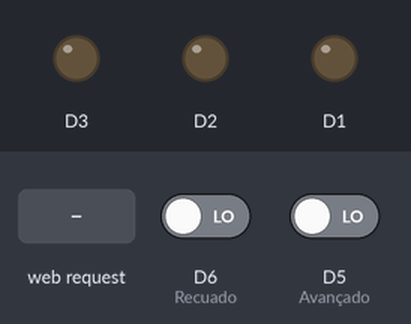
A sketch run on a simulated ESP8266 (Wemos D1 mini). Shown: output pins drawn as LEDs (lit = HIGH). Inputs (shaded band) come from the test bench; at power-on: D6 (Recuado) LOW, D5 (Avançado) LOW. What the sketch prints to the serial monitor is not drawn.

Above: at 1.2 s.
1.3 s: HTTP request GET /recuar received
At 1.9 s:
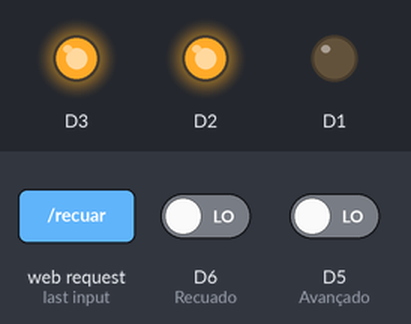
2.8 s: HTTP request GET /avancar received
At 3.1 s:
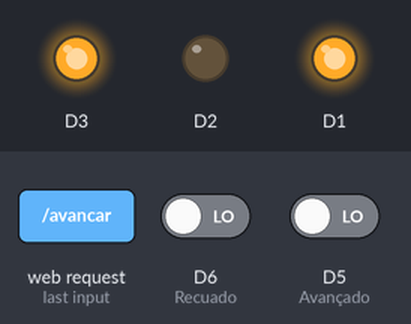
4.3 s: HTTP request GET /parar received
At 5.4 s:
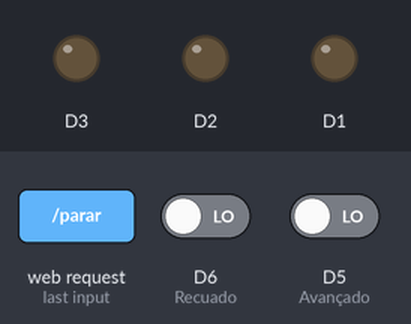
Timing chart, 0 to 7.3 s (numbered marks = the images above; inputs shaded):
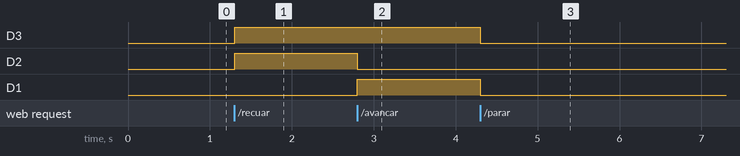

Measured:
- after the input at 1.3 s, D3, D2: LOW → HIGH at once
- after the input at 2.8 s, D2: HIGH → LOW at once; D1: LOW → HIGH at once
- after the input at 4.3 s, D3, D1: HIGH → LOW at once

The sketch:

ProjetoTCCAP.ino
```cpp
/*Aula: https://www.youtube.com/watch?v=P7zbMjrBehg&t=28s */

//Bibliotecas
#include <ESP8266WiFi.h>
//#include <WiFiClient.h>
#include <ESP8266WebServer.h>

//Váriáveis globais
bool flagAvancado = false;
bool flagRecuado = false;

const char* ssid = "TCC"; // Identificador da rede
const char* password = "tccplaca1"; //senha

WiFiServer server (80); //Inicializa o servidor na porta 80 com o objeto server

void setup() {
  Serial.begin(115200);

  pinMode(D1, OUTPUT);
  pinMode(D2, OUTPUT);
  pinMode(D3, OUTPUT);
  pinMode(D5, INPUT);//Avançado
  pinMode(D6, INPUT);//Recuado

  IPAddress staticIP(192, 168, 4, 2);//IP estático é exigido como parâmetro em WiFi.config
  IPAddress geteway(192, 168, 4, 1);//Gateway, IP que permite acesso ao Wemos
  IPAddress subnet(255, 255, 255, 0);//Subnet da rede

  WiFi.mode(WIFI_AP);//Deixa o Wemos no modo access point
  WiFi.softAP(ssid, password, 2, 0);//Identificados, senha, canal 2, não deixar a rede oculta 0
  WiFi.config(staticIP, geteway, subnet);//Configuração da rede

  server.begin();//Inicializar o servidor

  Serial.println("Server started");
  Serial.println(WiFi.softAPIP());//Imprime o gateway

  digitalWrite(D1, LOW);
  digitalWrite(D2, LOW);
  digitalWrite(D3, LOW);
}

void loop() {

  WiFiClient client = server.available();//Cria um objeto cliente e verifica se tem alguem disponível

  //Se não tiver cliente printa e retorna ao void loop
  if(!client){
    //Serial.println("Não tem cliente");
    //delay(2000);
    return;
  }

  //Enquanto o cliente não pedir nada printa e mantem no while. Se possivel usar millis e não delay
  while(!client.available()){
    //Serial.println("Tem cliente, aguardando requisição");
    delay(1);
  }
  String requisicao = client.readStringUntil('\r');//Lê tudo o que o cliente enviou
  /*Teste de tratamento da requisição ensinado na aula onde o link está na linha 1 do código
  Serial.println(requisicao.indexOf("/") + 1); retorna o valor do índice da string + 1
  Serial.println(requisicao.indexOf("HTTP") - 1); retorna o valor do índice string - 1
  Serial.println(requisicao.substring(requisicao.indexOf("/") + 1, requisicao.indexOf("HTTP") - 1));*/

  /* Teste de tratamento da requisição utilizando o exemplo com APPInventor
  requisicao.remove(0, 5);
  requisicao.remove(requisicao.length()-9, 9);
  Serial.println(requisicao);*/

  //Serial.println(requisicao);//192.168.4.1/ligar -> GET /ligar HTTP/1.1   192.168.4.1 -> GET / HTTP/1.1

  requisicao = requisicao.substring(requisicao.indexOf("/") + 1, requisicao.indexOf("HTTP") - 1);//Corta a string com o dado necessário para as decisões
  client.flush();//Limpa o client

  if(digitalRead(D5) == HIGH){
    flagAvancado = true;
  }else if(requisicao == "recuar" || digitalRead(D5) == LOW){
    flagAvancado = false;
  }
  if(digitalRead(D6) == HIGH){
    flagRecuado = true;
  }else if(requisicao == "avancar" || digitalRead(D6) == LOW){
    flagRecuado = false;
  }

  //-------------------------------Página html-----------------------------------------------------

  client.println("<!DOCTYPE html>");
  client.println("<html lang=\"pt-BR\">");
  client.println("<head>");
    client.println("<meta charset=\"UTF-8\">");
    client.println("<meta http-equiv=\"X-UA-Compatible\" content=\"IE=edge\">");
    client.println("<meta name=\"viewport\" content=\"width=device-width, initial-scale=1.0\">");
    client.println("<meta http-equiv=\"refresh\" content=\"1\">");
    client.println("<title>Interface de controle</title>");
    client.println("<link href=\"https://fonts.googleapis.com/css2?family=Ubuntu:wght 300&display=swap\" rel=\"stylesheet\">");
    client.println("<style>" );
      client.println("*{");
        client.println("margin: 0;");
        client.println("padding: 0;");
        client.println("box-sizing: border-box; font-family: 'Ubuntu', sans-serif;");
      client.println("}" );
      client.println("header");
      client.println("{");
        client.println("width: 100%;");
        client.println("background-color: mediumblue;");
        client.println("display: flex;");
        client.println("align-items: center;" );
      client.println("}");
      client.println("header .title");
      client.println("{");
        client.println("color: white;");
        client.println("font-size: 40px;");
        client.println("margin: auto;");
      client.println("}");
      client.println(".container");
      client.println("{");
        client.println("width: 100%;");
        client.println("max-width: 1300px;");
        client.println("margin: 0 auto;");
        client.println("display: flex;");
      client.println("}");
      client.println("section");
      client.println("{");
        client.println("background-color: rgb(29, 29, 37);");
        client.println("padding: 20px;");
      client.println("}");
      client.println("section .item-head");
      client.println("{");
        client.println("display: flex;");
        client.println("justify-content: space-between;");
      client.println("}");
      client.println("section .titulo");
      client.println("{");
        client.println("color: white;");
        client.println("font-size: 20px;");
      client.println("}");
      client.println(".on");
      client.println("{");
        client.println("font-size: 15px;");
        client.println("padding: 2px;");
        client.println("margin: auto;");
        client.println("background-color: rgb(20, 237, 20);");
      client.println("}");
      client.println(".off");
      client.println("{");
        client.println("font-size: 15px;");
        client.println("padding: 2px;");
        client.println("margin: auto;");
        client.println("background-color: rgb(237, 20, 20);");
      client.println("}");
      client.println("section .acoes");
      client.println("{");
        client.println("width: 100%;");
        client.println("padding-top: 20px;");
        client.println("display: flex;");
        client.println("justify-content: space-between;");
      client.println("}");
      client.println("section .acoes .avancar");
      client.println("{" );
        client.println("width: 50%;");
        client.println("height: 40px;");
        client.println("background-color: rgb(27, 163, 3);");
        client.println("display: flex;");
        client.println("justify-content: center;");
        client.println("align-items: center;");
        client.println("text-decoration: none;");
        client.println("font-size: 15px;");
        client.println("color: white;");
        client.println("margin-right: 10px;");
        client.println("transition: all 0.2s;");
      client.println("}");
      client.println("section .acoes .avancar:hover");
      client.println("{" );
        client.println("background-color: rgb(63, 155, 47);");
      client.println("}");
      client.println("section .acoes .pararavanco");
      client.println("{");
        client.println("width: 50%;");
        client.println("height: 40px;");
        client.println("background-color: rgb(163, 3, 3);");
        client.println("display: flex; justify-content: center;");
        client.println("align-items: center;");
        client.println("text-decoration: none;");
        client.println("font-size: 15px;");
        client.println("color: white;");
        client.println("margin-left: 10px;");
        client.println("transition: all 0.2s;" );
      client.println("}");
      client.println("section .acoes .pararavanco:hover");
      client.println("{");
        client.println("background-color: rgb(161, 55, 55);");
      client.println("}");
      client.println("section .acoes .recuar");
      client.println("{");
        client.println("width: 50%;");
        client.println("height: 40px;");
        client.println("background-color: rgb(27, 163, 3);");
        client.println("display: flex;");
        client.println("justify-content: center;");
        client.println("align-items: center;");
        client.println("text-decoration: none;");
        client.println("font-size: 15px;");
        client.println("color: white;");
        client.println("margin-right: 10px;");
        client.println("transition: all 0.2s;");
      client.println("}");
      client.println("section .acoes .recuar:hover");
      client.println("{");
        client.println("background-color: rgb(63, 155, 47);");
      client.println("}");
      client.println("section .acoes .pararrecuo");
      client.println("{");
        client.println("width: 50%;");
        client.println("height: 40px;");
        client.println("background-color: rgb(163, 3, 3);");
        client.println("display: flex;");
        client.println("justify-content: center;");
        client.println("align-items: center;");
        client.println("text-decoration: none;");
        client.println("font-size: 15px;");
        client.println("color: white;");
        client.println("margin-left: 10px;");
        client.println("transition: all 0.2s;");
      client.println("}");
      client.println("section .acoes .pararrecuo:hover");
      client.println("{");
        client.println("background-color: rgb(161, 55, 55);");
      client.println("}");
      client.println("footer");
      client.println("{");
        client.println("width: 100%;");
        client.println("margin-top: 66%;");
        client.println("background: mediumblue;");
        client.println("display: flex;");
      client.println("}");
      client.println("footer .rodape");
      client.println("{");
        client.println("width: 400px;");
        client.println("min-height: 132px;");
        client.println("padding: 20px;");
      client.println("}");
      client.println(".rodape h2");
      client.println("{");
        client.println("color: white;");
      client.println("}");
      client.println(".rodape ul h3");
      client.println("{");
        client.println("color: white;");
      client.println("}");
      client.println("@media(max-width: 1000px)");
      client.println("{");
        client.println("header");
        client.println("{");
          client.println("justify-content: center;");
          client.println("flex-direction: column;");
          client.println("align-items: center;");
          client.println("padding:30px 10px 20px 10px;");
        client.println("}");
        client.println(".container");
        client.println("{");
          client.println("padding: 20px;");
          client.println("flex-direction: column;");
        client.println("}");
        client.println("section");
        client.println("{");
          client.println("width: 100%;");
          client.println("margin-bottom: 20px;");
        client.println("}");
        client.println("footer");
        client.println("{");
          client.println("padding: auto;");
          client.println("flex-direction: column;");
        client.println("}");
      client.println("}");
    client.println("</style>");
  client.println("</head>");
  client.println("<body>");
    client.println("<header>");
      client.println("<div class=\"title\">FACULDADE SENAI</div>");
    client.println("</header>");
    client.println("<div class=\"container\">");
      client.println("<section>");

  //Tomadas de decisões para o movimento.

      //Avanço---------------------------------------------------------------------------------------------
        client.println("<div class=\"item-head\">");
          client.println("<div class=\"titulo\">Avançar Extração 1</div>");
          if(requisicao == ""){
            client.println("<div class=\"movimento off\">Parado</div>");
            digitalWrite(D1, LOW);
            digitalWrite(D2, LOW);
            digitalWrite(D3, LOW);
          }
          else if(requisicao == "avancar" && flagAvancado == false){
            client.println("<div class=\"movimento on\">Avançando</div>");
            digitalWrite(D1, HIGH);
            digitalWrite(D2, LOW);
            digitalWrite(D3, HIGH);
          }
          else if(requisicao == "parar"){
            client.println("<div class=\"movimento off\">Parado</div>");
            digitalWrite(D1, LOW);
            digitalWrite(D2, LOW);
            digitalWrite(D3, LOW);
          }
          else if(requisicao == "avancar" && flagAvancado == true){
            client.println("<div class=\"movimento on\">Avançado</div>");
            digitalWrite(D1, LOW);
            digitalWrite(D2, LOW);
            digitalWrite(D3, LOW);
          }
          else if(requisicao == "recuar" && flagRecuado == false){
            client.println("<div class=\"movimento off\">Recuando</div>");
          }
          else if(requisicao == "recuar" && flagRecuado == true){
            client.println("<div class=\"movimento off\">Recuado</div>");
          }
          //client.println("<div class=\"movimento on\">Parado</div>");
        client.println("</div>");
        client.println("<div class=\"acoes\">");
          client.println("<a href=\"avancar\" class=\"avancar\">AVANÇAR</a>");
          client.println("<a href=\"parar\" class=\"pararavanco\">PARAR</a>");
        client.println("</div>");
      client.println("</section>");
      client.println("<section>");

      //Recuo---------------------------------------------------------------------------------------------
        client.println("<div class=\"item-head\">");
          client.println("<div class=\"titulo\">Recuar Extração 1</div>");
          if(requisicao == ""){
            client.println("<div class=\"movimento off\">Parado</div>");
            digitalWrite(D1, LOW);
            digitalWrite(D2, LOW);
            digitalWrite(D3, LOW);
          }
          else if(requisicao == "recuar" && flagRecuado == false){
            client.println("<div class=\"movimento on\">Recuando</div>");
            digitalWrite(D1, LOW);
            digitalWrite(D2, HIGH);
            digitalWrite(D3, HIGH);
          }
          else if(requisicao == "parar"){
            client.println("<div class=\"movimento off\">Parado</div>");
            digitalWrite(D1, LOW);
            digitalWrite(D2, LOW);
            digitalWrite(D3, LOW);
          }
          else if(requisicao == "recuar" && flagRecuado == true){
            client.println("<div class=\"movimento on\">Recuado</div>");
            digitalWrite(D1, LOW);
            digitalWrite(D2, LOW);
            digitalWrite(D3, LOW);
          }
          else if(requisicao == "avancar" && flagAvancado == false){
            client.println("<div class=\"movimento off\">Avançando</div>");
          }
          else if(requisicao == "avancar" && flagAvancado == true){
            client.println("<div class=\"movimento off\">Avançado</div>");
          }
          //client.println("<div class=\"movimento off\">Parado</div>");
        client.println("</div>");
        client.println("<div class=\"acoes\">");
          client.println("<a href=\"recuar\" class=\"recuar\">RECUAR</a>");
          client.println("<a href=\"parar\" class=\"pararrecuo\">PARAR</a>");
        client.println("</div>");
      client.println("</section>");
    client.println("</div>");
    client.println("<footer>");
      client.println("<div class=\"rodape\">");
        client.println("<h2>Trabalho de Conclusão de Curso</h2>");
        client.println("<ul>");
          client.println("<h3>Faculdade SENAI</h3>");
          client.println("<h3>Aluno: Eduardo Henrique</h3>");
          client.println("<h3>Aluno: Felipe Duarte</h3>");
        client.println(" </ul>");
      client.println("</div>");
    client.println("</footer>");
  client.println("</body>");
  client.println("</html>");
}
```
